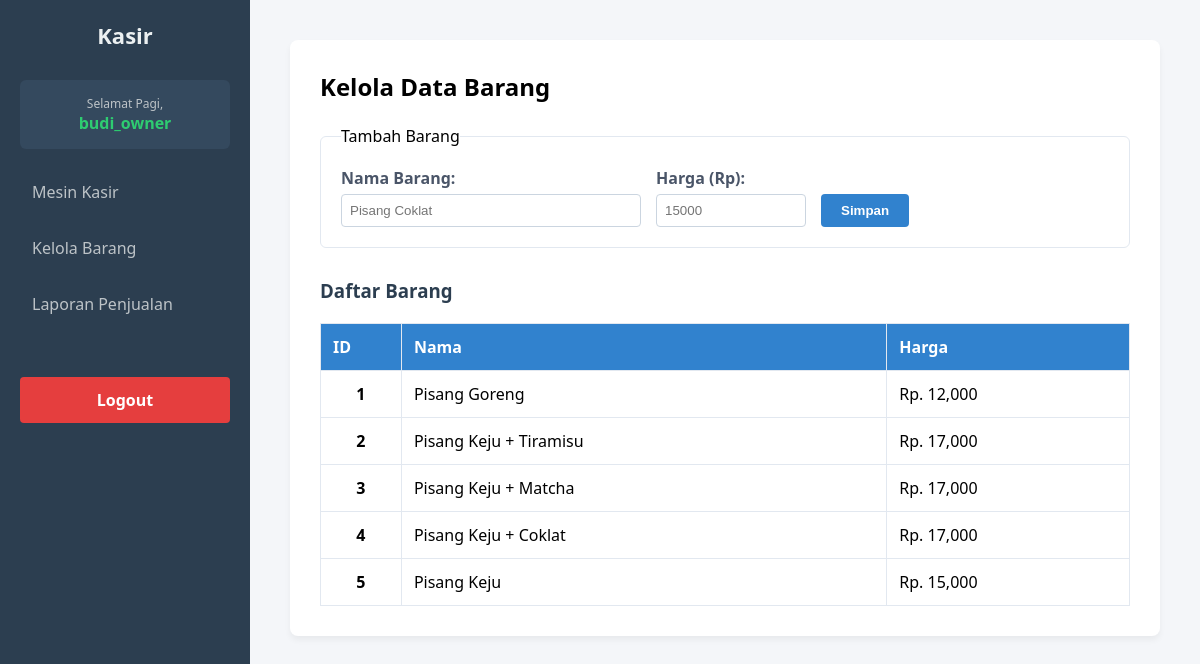
/barang (signed in), run on the app's committed database.
### tables this page shows
CREATE TABLE `item` (
  `id_item` int NOT NULL,
  `nama_item` varchar(100) NOT NULL,
  `harga` int NOT NULL
);

### controllers/ItemController.php (called while the page is built, shortened)
<?php
require_once 'models/ItemModel.php';
class ItemController {
    private $model;
    public function __construct($db_connection) {
        $this->model = new ItemModel($db_connection);
    }
    public function index() {
        $pesan_sukses = "";
        $data = [
            'pesan_sukses' => $pesan_sukses,
            'daftar_item'  => $this->model->getAllItems()
        ];
        $this->render('barang', $data);
    }
    private function render($viewName, $data_view) {
        require 'views/' . $viewName . '.php';
    }
}
?>

### models/ItemModel.php (called while the page is built, shortened)
<?php
class ItemModel {
    private $conn;
    public function __construct($db_connection) {
        $this->conn = $db_connection;
    }
    public function getAllItems() {
        $result = $this->conn->query("SELECT * FROM item ORDER BY id_item DESC");
        $data = [];
        if ($result->num_rows > 0) {
            while ($row = $result->fetch_assoc()) {
                $data[] = $row;
            }
        }
        return $data;
    }
}
?>

### views/barang.php (the view, shortened to what this page needs)
<!DOCTYPE html>
<html lang="id">
<head>
</head>
<body>
<?php require 'views/layout/sidebar.php'; ?>
<div class="main-content">
    <div class="container">
        <h2>Kelola Data Barang</h2><br>
        <fieldset>
            <legend>Tambah Barang</legend>
            <form action="barang" method="POST" style="display: flex; gap: 15px; align-items: flex-end;">
                <div>
                    <label style="display: block; margin-bottom: 5px; font-weight: bold; color: #4a5568;">Nama Barang:</label>
                    <input type="text" name="nama_item" required placeholder="Pisang Coklat" style="padding: 8px; width: 300px; border: 1px solid #cbd5e0; border-radius: 4px;">
                </div>
                <div>
                    <label style="display: block; margin-bottom: 5px; font-weight: bold; color: #4a5568;">Harga (Rp):</label>
                    <input type="number" name="harga" required min="100" placeholder="15000" style="padding: 8px; width: 150px; border: 1px solid #cbd5e0; border-radius: 4px;">
                </div>
                <div>
                    <button type="submit" name="simpan_barang" class="btn btn-blue" style="padding: 9px 20px;">Simpan</button>
                </div>
            </form>
        </fieldset>
        <h3 style="margin-top: 30px; color: #2c3e50;">Daftar Barang</h3>
        <table>
            <thead>
                <tr>
                    <th style="width: 10%;">ID</th>
                    <th style="width: 60%;">Nama</th>
                    <th style="width: 30%;">Harga</th>
                </tr>
            </thead>
            <tbody>
                <?php
                    $no = 1;
                    foreach ($data_view['daftar_item'] as $item):
                ?>
                    <tr>
                        <td style="text-align: center; font-weight: bold;"><?= $no++; ?></td>
                        <td><?= htmlspecialchars($item['nama_item']); ?></td>
                        <td>Rp. <?= number_format($item['harga']); ?></td>
                    </tr>
                <?php endforeach; ?>
            </tbody>
        </table>
    </div>
</div>
</body>
</html>

### index.php (shortened to what this page needs)
<?php
require_once 'config/database.php';
$page = isset($_GET['page']) ? rtrim($_GET['page'], '/') : 'kasir';
switch ($page) {
    case 'barang':
        require_once 'controllers/ItemController.php';
        $controller = new ItemController($conn);
        $controller->index();
        break;
}
?>

### views/layout/sidebar.php (shortened to what this page needs)
<div class="sidebar">
    <h2>Kasir</h2>
    <div style="background-color: #34495e; padding: 15px; border-radius: 6px; margin-bottom: 20px; text-align: center;">
        <span style="color: #bdc3c7; font-size: 12px; display: block;">Selamat Pagi,</span>
        <strong style="color: #2ecc71; font-size: 16px;">
            <?= htmlspecialchars($_SESSION['username']); ?>
        </strong>
    </div>
    <a href="kasir" class="nav-link">Mesin Kasir</a>
    <?php if ($_SESSION['role'] === 'owner'): ?>
        <a href="barang" class="nav-link">Kelola Barang</a>
    <?php endif; ?>
    <a href="laporan" class="nav-link">Laporan Penjualan</a>
    <div style="margin-top: 50px;">
        <a href="logout" class="nav-link" style="background-color: #e53e3e; color: white; text-align: center; font-weight: bold;">Logout</a>
    </div>
</div>

### views/layout/sidebar.php (style rules this page uses)
* { box-sizing: border-box; margin: 0; padding: 0; }
body { font-family: 'Segoe UI', Arial, sans-serif; background-color: #f4f6f9; display: flex; }
.sidebar { width: 250px; height: 100vh; background-color: #2c3e50; color: white; padding: 20px; position: fixed; }
.sidebar h2 { margin-bottom: 30px; text-align: center; font-size: 22px; color: #ecf0f1; }
.nav-link { display: block; color: #bdc3c7; padding: 12px; text-decoration: none; margin-bottom: 10px; border-radius: 4px; transition: 0.3s; }
.main-content { margin-left: 250px; padding: 40px; width: calc(100% - 250px); min-height: 100vh; }
.container { background: white; padding: 30px; border-radius: 8px; box-shadow: 0 4px 6px rgba(0,0,0,0.05); }
table { width: 100%; border-collapse: collapse; margin-top: 20px; }
table, th, td { border: 1px solid #e2e8f0; padding: 12px; text-align: left; }
th { background-color: #3182ce; color: white; }
.btn { padding: 8px 16px; border: none; border-radius: 4px; cursor: pointer; font-weight: 600; text-decoration: none; }
.btn-blue { background-color: #3182ce; color: white; }
fieldset { border: 1px solid #e2e8f0; padding: 20px; border-radius: 6px; margin-bottom: 20px; }

### data on the page
item: nama_item "Pisang Goreng", harga "12,000"
item: nama_item "Pisang Keju + Tiramisu", harga "17,000"
item: nama_item "Pisang Keju + Matcha", harga "17,000"
item: nama_item "Pisang Keju + Coklat", harga "17,000"
item: nama_item "Pisang Keju", harga "15,000"

### other printed values
$_SESSION['username'] "budi_owner"
